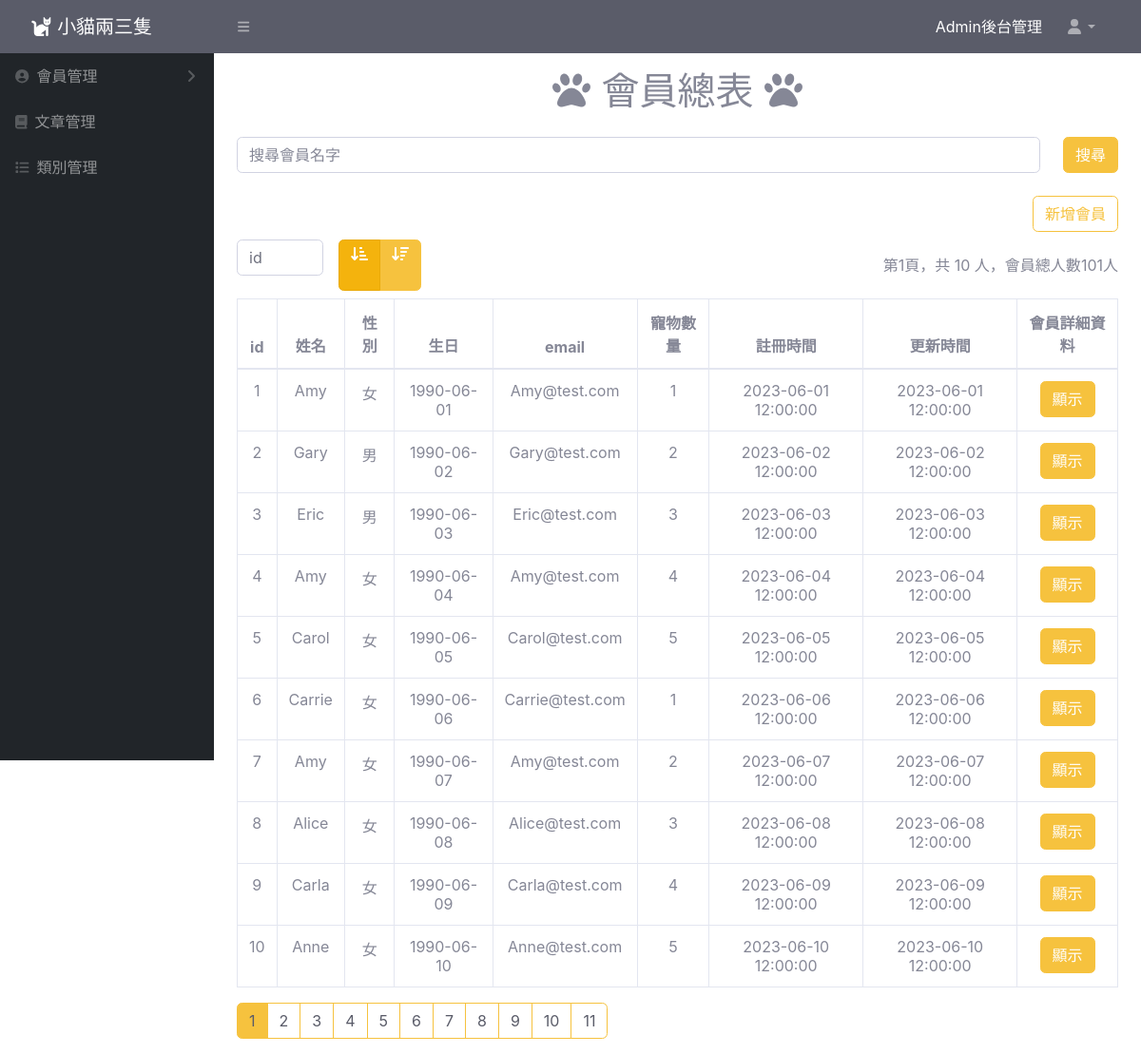
/pet_admin/user-list.php, run on the app's committed database.
### tables this page shows
CREATE TABLE `users` (
  `user_id` int(11) NOT NULL,
  `username` varchar(30) NOT NULL,
  `password` varchar(30) NOT NULL,
  `email` varchar(30) NOT NULL,
  `created_at` datetime NOT NULL,
  `updated_at` datetime NOT NULL,
  `valid` tinyint(4) UNSIGNED NOT NULL
);

CREATE TABLE `userinfo` (
  `user_id` int(11) NOT NULL,
  `name` varchar(30) NOT NULL,
  `phone` varchar(30) NOT NULL,
  `email` varchar(30) NOT NULL,
  `address` varchar(50) NOT NULL,
  `birthday` date NOT NULL,
  `pet_number` int(30) NOT NULL,
  `gender` varchar(8) NOT NULL,
  `cover_photo` varchar(200) NOT NULL,
  `level_id` varchar(10) NOT NULL,
  `created_at` datetime NOT NULL,
  `updated_at` datetime NOT NULL
);

### pet_admin/user/user-list.php (the view, shortened to what this page needs)
<?php
$page=isset($_GET["page"])?$_GET["page"]:1;
$type=isset($_GET["type"])?$_GET["type"]:1;
$kind=isset($_GET["kind"])?$_GET["kind"]:1;
require_once("./db_connect1.php");
$sqlTotal="SELECT user_id FROM users WHERE valid=1";
$resultTotal = $conn->query($sqlTotal);
$totalUser = $resultTotal->num_rows;
$perPage=10;
$startItem=($page-1)*$perPage;
$totalPage=ceil($totalUser/$perPage);
if($type==1 && $kind==1){
    $orderby="ORDER BY user_id ASC";
}elseif($type==2 && $kind==1){
    $orderby="ORDER BY user_id DESC";
}elseif($type==1 && $kind==2){
    $orderby="ORDER BY username ASC";
}elseif($type==2 && $kind==2){
    $orderby="ORDER BY username DESC";
}elseif($type==1 && $kind==3){
    $orderby="ORDER BY birthday ASC";
}elseif($type==2 && $kind==3){
    $orderby="ORDER BY birthday DESC";
}elseif($type==1 && $kind==4){
    $orderby="ORDER BY pet_number ASC";
}elseif($type==2 && $kind==4){
    $orderby="ORDER BY pet_number DESC";
}else{
    header("location:./404.php");
}
$sql="SELECT users.*,userinfo.gender AS gender,userinfo.birthday AS birthday,userinfo.pet_number AS pet_number FROM users
JOIN userinfo ON userinfo.user_id=users.user_id
WHERE valid=1 $orderby LIMIT $startItem,$perPage";
$result=$conn->query($sql);
$user_count=$result->num_rows;
$rows = $result->fetch_all(MYSQLI_ASSOC);
?>
<!doctype html>
<html lang="en">
<head>
  <link href="https://cdn.jsdelivr.net/npm/bootstrap@5.2.1/dist/css/bootstrap.min.css" rel="stylesheet"
>
    <link rel="stylesheet" href="https://cdnjs.cloudflare.com/ajax/libs/font-awesome/6.4.0/css/all.min.css" />
    <link href="css/sb-admin-2.min.css" rel="stylesheet">
</head>
<body>
    <div class="container">
        <h1 class="text-center my-3"><i class="fa-solid fa-paw"></i>&nbsp;會員總表&nbsp;<i class="fa-solid fa-paw"></i></h1>
        <div class="my-4">
            <form action="userSearch.php">
                <div class="row gx-2">
                    <div class="col">
                        <input type="text" class="form-control" placeholder="搜尋會員名字" name="name">
                    </div>
                    <div class="col-auto">
                        <button class="btn btn-warning" type="submit">搜尋</button>
                    </div>
                </div>
            </form>
        </div>
        <div class="d-flex justify-content-end">
            <a href="create-user.php" class="btn btn-outline-warning">新增會員</a>
        </div>
        <div class="py-2 d-flex justify-content-between align-items-center">
            <div class="d-flex">
                <form  class="me-3 ">
                    <select name="kind" id="" class="form-control " onchange="this.form.submit()">
                        <option value="1" <?php if($kind==1)echo"selected"?> >id</option>
                    </select>
                </form>
                <div class="btn-group">
                    <a href="user-list.php?page=<?=$page?>&kind=<?=$kind?>&type=1" class="btn btn-warning <?php if($type==1)echo"active";?>"><i class="fa-solid fa-arrow-down-short-wide"></i></a>
                    <a href="user-list.php?page=<?=$page?>&kind=<?=$kind?>&type=2" class="btn btn-warning <?php if($type==2)echo"active";?>"><i class="fa-solid fa-arrow-down-wide-short"></i></a>
                </div>
            </div>
            <div>
                第<?=$page?>頁，共 <?= $user_count ?> 人，會員總人數<?= $totalUser ?>人
            </div>
        </div>
        <table class="table table-bordered">
            <thead>
                <tr class="text-center">
                    <th>id</th>
                    <th>姓名</th>
                    <th>性別</th>
                    <th>生日</th>
                    <th>email</th>
                    <th>寵物數量</th>
                    <th>註冊時間</th>
                    <th>更新時間</th>
                    <th>會員詳細資料</th>
                </tr>
            </thead>
            <tbody class="text-center">
                <?php foreach ($rows as $row) :?>
                    <tr>
                        <td><?= $row["user_id"] ?></td>
                        <td><?= $row["username"] ?></td>
                        <td><?= $row["gender"] ?></td>
                        <td><?= $row["birthday"] ?></td>
                        <td><?= $row["email"] ?></td>
                        <td><?= $row["pet_number"] ?></td>
                        <td><?= $row["created_at"] ?></td>
                        <td><?= $row["updated_at"] ?></td>
                        <td class="text-center"><a href="user.php?id=<?= $row["user_id"] ?>" class="btn btn-warning ">顯示</a></td>
                    </tr>
                <?php endforeach; ?>
            </tbody>
        </table>
        <nav aria-label="Page navigation example">
            <ul class="pagination ">
                <?php for($i=1;$i<=$totalPage;$i++):?>
                <li class=" page-item <?php if($i==$page)echo"active "?>"><a class="page-link text-dark  border-warning <?php if($i==$page)echo"bg-warning "?>" href="user-list.php?page=<?=$i?>&kind=<?=$kind?>&type=<?=$type?>"><?=$i?></a></li><?php endfor;?>
            </ul>
        </nav>
    </div>
</body>
</html>

### data on the page
users: user_id "1", username "Amy", userinfo.gender "女", userinfo.birthday "1990-06-01", email "Amy@test.com", userinfo.pet_number "1", created_at "2023-06-01 12:00:00", updated_at "2023-06-01 12:00:00"
users: user_id "2", username "Gary", userinfo.gender "男", userinfo.birthday "1990-06-02", email "Gary@test.com", userinfo.pet_number "2", created_at "2023-06-02 12:00:00", updated_at "2023-06-02 12:00:00"
users: user_id "3", username "Eric", userinfo.gender "男", userinfo.birthday "1990-06-03", email "Eric@test.com", userinfo.pet_number "3", created_at "2023-06-03 12:00:00", updated_at "2023-06-03 12:00:00"
users: user_id "4", username "Amy", userinfo.gender "女", userinfo.birthday "1990-06-04", email "Amy@test.com", userinfo.pet_number "4", created_at "2023-06-04 12:00:00", updated_at "2023-06-04 12:00:00"
users: user_id "5", username "Carol", userinfo.gender "女", userinfo.birthday "1990-06-05", email "Carol@test.com", userinfo.pet_number "5", created_at "2023-06-05 12:00:00", updated_at "2023-06-05 12:00:00"
users: user_id "6", username "Carrie", userinfo.gender "女", userinfo.birthday "1990-06-06", email "Carrie@test.com", userinfo.pet_number "1", created_at "2023-06-06 12:00:00", updated_at "2023-06-06 12:00:00"
users: user_id "7", username "Amy", userinfo.gender "女", userinfo.birthday "1990-06-07", email "Amy@test.com", userinfo.pet_number "2", created_at "2023-06-07 12:00:00", updated_at "2023-06-07 12:00:00"
users: user_id "8", username "Alice", userinfo.gender "女", userinfo.birthday "1990-06-08", email "Alice@test.com", userinfo.pet_number "3", created_at "2023-06-08 12:00:00", updated_at "2023-06-08 12:00:00"
users: user_id "9", username "Carla", userinfo.gender "女", userinfo.birthday "1990-06-09", email "Carla@test.com", userinfo.pet_number "4", created_at "2023-06-09 12:00:00", updated_at "2023-06-09 12:00:00"
users: user_id "10", username "Anne", userinfo.gender "女", userinfo.birthday "1990-06-10", email "Anne@test.com", userinfo.pet_number "5", created_at "2023-06-10 12:00:00", updated_at "2023-06-10 12:00:00"

### other printed values
$page "1"
$user_count "10"
$totalUser "101"
